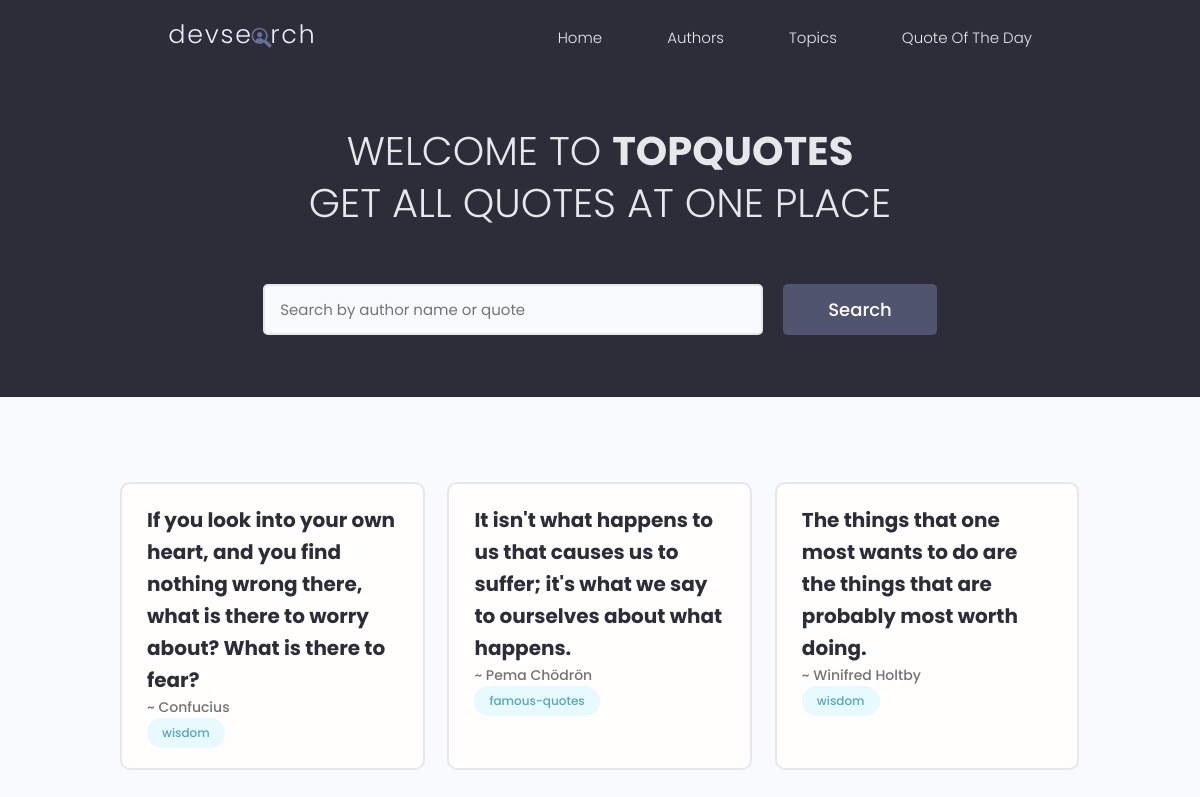
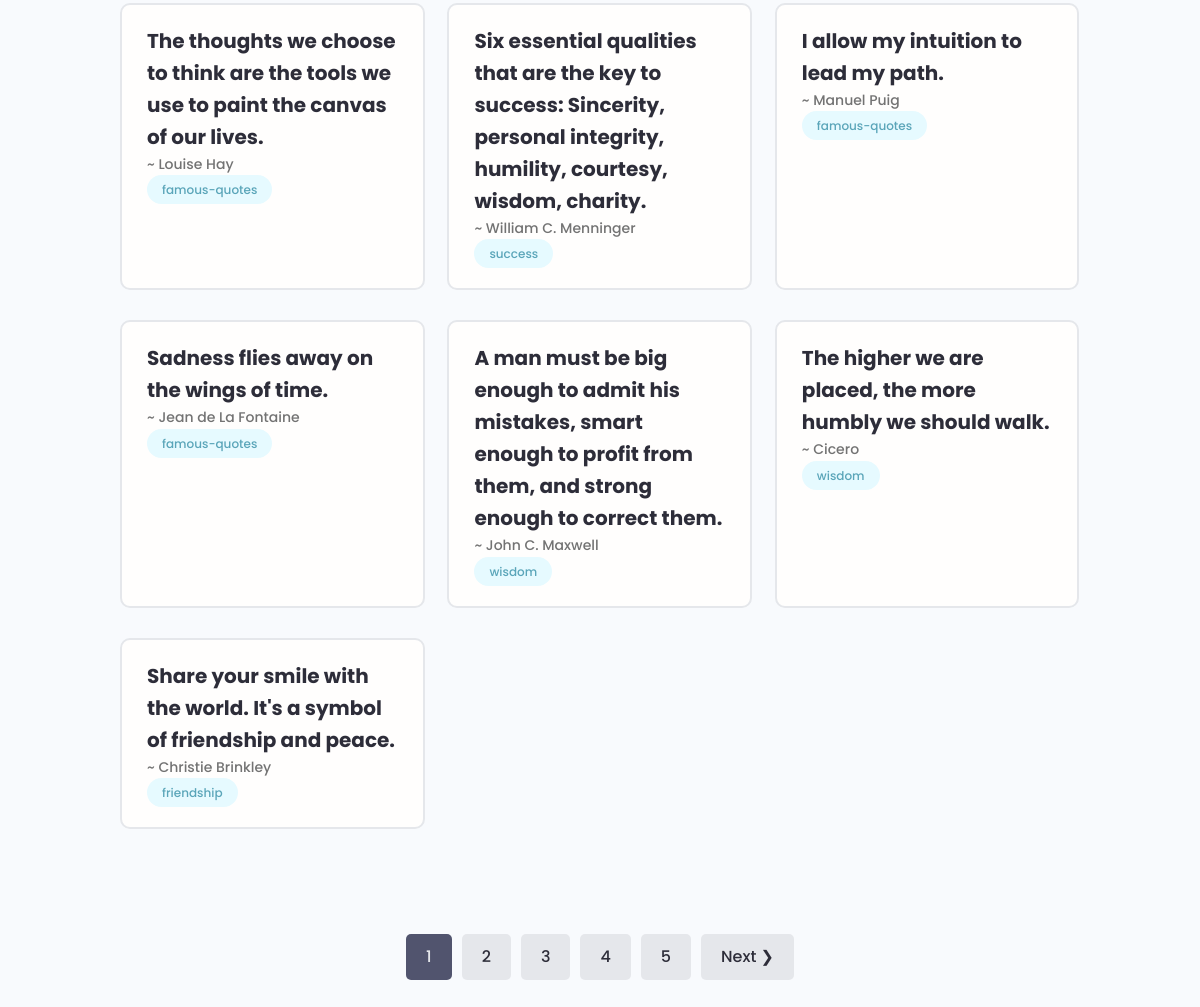
The page / on the database its author committed (2 pictures, top to bottom).
### quotes_app/models.py (models this page shows, shortened)
class Quote(models.Model):
    category = models.CharField(max_length=200, null=True, blank=True)
    author = models.CharField(max_length=200, null=True, blank=True)
    body = models.TextField()

### quotes_app/views.py (the view)
# urls.py: path('', views.home, name="home"),
def home(request):
    search_query = ''
    if request.GET.get('search_query'):
        search_query = request.GET.get('search_query')
    quotes = Quote.objects.filter(
        Q(body__icontains=search_query) |
        Q(author__icontains=search_query)
    )
    page = request.GET.get('page')
    results = 10
    paginator = Paginator(quotes, results)
    try:
        quotes = paginator.page(page)
    except PageNotAnInteger:
        page = 1
        quotes = paginator.page(page)
    except EmptyPage:
        page = paginator.num_pages
        quotes = paginator.page(page)
    left_index = (int(page) - 4)
    if left_index < 1:
        left_index = 1
    right_index = (int(page) + 5)
    if right_index > paginator.num_pages:
        right_index = paginator.num_pages
    custom_range = range(left_index, right_index)
    context = {'quotes': quotes, 'search_query': search_query, 'paginator': paginator, 'custom_range': custom_range}
    return render(request, 'home.html', context)

### templates/home.html (shortened to what this page needs)
<!DOCTYPE html>
{%load static%}
<html lang="en">
<head>
  <link rel="stylesheet" href="https://cdn.iconmonstr.com/1.3.0/css/iconmonstr-iconic-font.min.css" />
  <link rel="stylesheet" href="{% static 'uikit/styles/uikit.css' %}" />
  <link rel="stylesheet" href="{% static 'styles/app.css' %}" />
</head>
<body>
  <header class="header">
    <div class="container container--narrow">
      <a href="/" class="header__logo">
        <img src="{% static 'images/logo.svg' %}" alt="DevSearch Logo" />
      </a>
      <nav class="header__nav">
        <ul class="header__menu">
          <li class="header__menuItem"><a href="/">Home</a></li>
          <li class="header__menuItem"><a href="{%url 'authors'%}">Authors</a></li>
          <li class="header__menuItem"><a href="{%url 'categories'%}">Topics</a></li>
          <li class="header__menuItem"><a href="{%url 'quote_of_the_day' %}">Quote Of The Day</a></li>
        </ul>
      </nav>
    </div>
  </header>
  <main class="home">
    <section class="hero-section text-center">
      <div class="container container--narrow">
        <div class="hero-section__box">
          <h2>WELCOME TO <span>TopQuotes</span></h2>
          <h2>GET ALL QUOTES AT ONE PLACE</h2>
        </div>
        <div class="hero-section__search">
          <form class="form" action="" method="get">
            <div class="form__field">
              <input class="input input--text" id="formInput#search" type="text" name="search_query" value="{{search_query}}"
                placeholder="Search by author name or quote"/>
            </div>
            <input class="btn btn--sub btn--lg" type="submit" value="Search" />
          </form>
        </div>
      </div>
    </section>
    <section class="devlist">
      <div class="container">
        <div class="grid grid--three">
          {% for quote in quotes %}
          <div class="column card">
            <div class="dev">
              <a href="#" class="card__body">
                <div class="dev__profile">
                  <div class="dev__meta">
                    <h3>{{quote.body}}</h3>
                    {%if quote.author%}
                    <h5>~ {{quote.author}}</h5>
                    {%endif%}
                  </div>
                </div>
                <div class="dev__skills">
                  {%if quote.category%}
                  <span class="tag tag--pill tag--main">
                    <small>{{quote.category}}</small>
                  </span>
                  {%endif%}
                </div>
              </a>
            </div>
          </div>
          {% endfor %}
        </div>
      </div>
    </section>
    <div class="pagination">
      <ul class="container">
        {%for page in custom_range %}
        {%if page == quotes.number%}
          <li><a href="?page={{page}}" class="btn page-link btn--sub">{{page}}</a></li>
        {%else%}
          <li><a href="?page={{page}}" class="btn page-link">{{page}}</a></li>
        {%endif%}
        {%endfor%}
        {%if quotes.has_next%}
          <li><a href="?page={{quotes.next_page_number}}" class="btn page-link">Next &#10095;</a></li>
        {%endif%}
      </ul>
    </div>
  </main>
</body>
</html>

### static/styles/app.css (style rules this page uses)
:root { --color-sub: #2d2d39; }
.btn--sub { background-color: var(--color-sub-light); }
.card { border: 2px solid var(--color-light); }
img { width: 100%; }
.header { position: sticky; z-index: 111; background-color: var(--color-sub); padding: 1.5rem 0; }
.header > .container { display: flex; justify-content: space-between; align-items: center; }
.header__logo > img { height: 3.8rem; }
.header__nav > ul { display: inline-flex; align-items: center; list-style: none; gap: 6.5rem; }
.header__menuItem > a { color: var(--color-light); font-weight: 300; }
.hero-section { height: 40vh; display: flex; align-items: center; background-color: var(--color-sub); }
.hero-section__box { margin-bottom: 4rem; }
.hero-section__box > h2, .hero-section__box > h2 > span { font-size: 4rem; color: var(--color-light); line-height: 1.3; text-transform: uppercase; }
.hero-section__box > h2 { font-weight: 300; }
.hero-section__box > h2 > span { font-weight: 700; }
.hero-section__search > .form { display: flex; align-items: center; justify-content: center; gap: 2rem; }
.hero-section__search > .form input.input--text { width: 50rem; }
.devlist { margin-top: 8rem; }
.devlist .grid { align-items: stretch; }
.devlist .dev .dev__profile { display: flex; align-items: center; gap: 1.5rem; }
.devlist .dev .dev__meta h3 { color: var(--color-sub); font-size: 2rem; font-weight: 700; }
.devlist .dev .dev__meta h5 { color: var(--color-text); font-size: 1.4rem; font-weight: 500; }
.pagination { margin-top: 8rem; margin-bottom: 10rem; }
.pagination > ul { flex-wrap: wrap; list-style: none; display: flex; align-items: center; justify-content: center; gap: 1rem; }
.pagination .btn { color: var(--color-sub); }
.pagination .btn.btn--sub { color: var(--color-light); }

### static/uikit/styles/modules/_variables.css (style rules this page uses)
:root { --color-main: #5aa5b9; --color-main-light: #e6faff; --color-sub: #3f4156; --color-sub-light: #51546e; --color-sub-lighter: #ededfd; --color-text: #737373; --color-gray: #8b8b8b; --color-light: #e5e7eb; --color-light-gray: #767676; --color-bg: #f8fafd; --color-white: #fffefd; --color-white-light: #f3f3f3; --color-success: #359e64; --color-success-bg: #def8e8; --color-error: #fc4b0b; --color-error-bg: #fff2ee; --font-base: 'Poppins', arial, helvetica, 'Segoe UI', roboto, ubuntu, sans-serif; --font-monospace: 'Fira Code', 'Courier New', courier, monospace; --font-regular: 300; --font-medium: 500; --font-bold: 700; --generic-shadow: 1px 1px 5px #00000010; --generic-transition: all 0.3s ease-in-out; }

### static/uikit/styles/modules/_base.css (style rules this page uses)
* { margin: 0; padding: 0; box-sizing: border-box; text-rendering: optimizeLegibility; color: inherit; font-size: inherit; }
html { font-size: 50%; }
@media only screen and (min-width: 480px) { html { font-size: 56.25%; } }
@media only screen and (min-width: 1200px) { html { font-size: 62.5%; } }
body { line-height: 1.6; font-weight: 400; font-size: 1.5rem; color: var(--color-text); background-color: var(--color-bg); min-height: 100vh; }

### static/uikit/styles/modules/_typography.css (style rules this page uses)
* { font-family: var(--font-base); }
h2 { font-size: 3.6rem; font-weight: var(--font-bold); }
h3 { font-size: 3.2rem; font-weight: var(--font-medium); }
h5 { font-size: 2.4rem; font-weight: var(--font-medium); }
h5, h6 { font-weight: var(--font-regular); }
p, span, strong { font-size: 1.6rem; color: var(--color-text); font-weight: var(--font-regular); }
a { padding-bottom: 2px; text-decoration: none; display: inline-block; color: var(--color-main); font-weight: var(--font-medium); }

### static/uikit/styles/modules/_utilities.css (style rules this page uses)
.container { width: 92%; max-width: 165rem; margin: 0 auto; box-sizing: border-box; }
.container--narrow { width: 92%; max-width: 120rem; }
@media screen and (min-width: 1000px) { .container { width: 90%; } }
@media screen and (min-width: 1000px) { .container--narrow { width: 85%; } }
@media screen and (min-width: 1200px) { .container { width: 80%; } }
@media screen and (min-width: 1200px) { .container--narrow { width: 72%; } }
.text-center { text-align: center; }

### static/uikit/styles/modules/_card.css (style rules this page uses)
.card { border-radius: 1rem; background-color: var(--color-white); border: 1.5px solid var(--color-light); width: auto; height: auto; margin-top: 0.5rem; margin-bottom: 0.5rem; overflow: hidden; }
.card__body, .card__header { padding: 2rem 2.5rem; }

### rows shown on the page
Quote: body "If you look into your own heart, and you find nothing wrong there, what is there to worry about? What is there to fear?", author "Confucius", category "wisdom"
Quote: body "It isn't what happens to us that causes us to suffer; it's what we say to ourselves about what happens.", author "Pema Chödrön", category "famous-quotes"
Quote: body "The things that one most wants to do are the things that are probably most worth doing.", author "Winifred Holtby", category "wisdom"
Quote: body "The thoughts we choose to think are the tools we use to paint the canvas of our lives.", author "Louise Hay", category "famous-quotes"
Quote: body "Six essential qualities that are the key to success: Sincerity, personal integrity, humility, courtesy, wisdom, charity.", author "William C. Menninger", category "success"
Quote: body "I allow my intuition to lead my path.", author "Manuel Puig", category "famous-quotes"
Quote: body "Sadness flies away on the wings of time.", author "Jean de La Fontaine", category "famous-quotes"
Quote: body "A man must be big enough to admit his mistakes, smart enough to profit from them, and strong enough to correct them.", author "John C. Maxwell", category "wisdom"
Quote: body "The higher we are placed, the more humbly we should walk.", author "Cicero", category "wisdom"
Quote: body "Share your smile with the world. It's a symbol of friendship and peace.", author "Christie Brinkley", category "friendship"

### other values the page prints
{{ page }} "1"
{{ page }} "2" "3" "4" "5"
